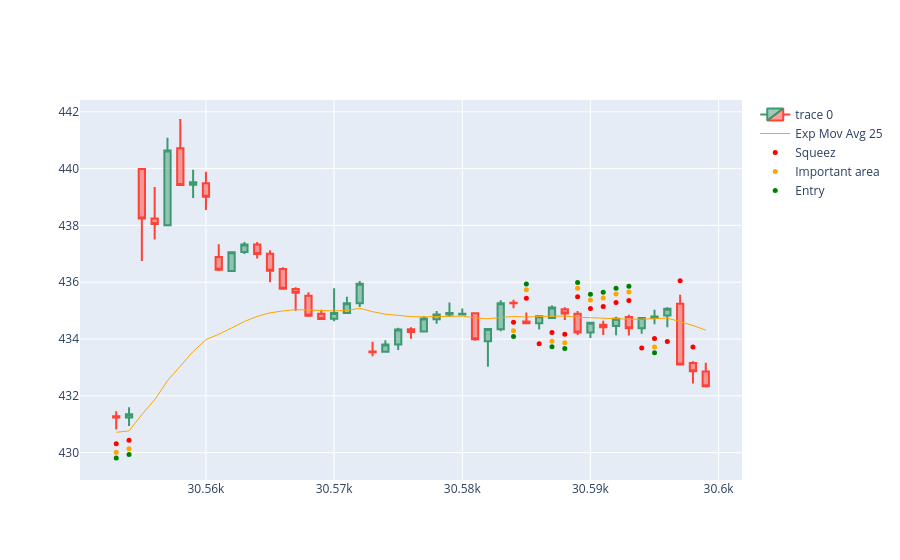

Notebook source saved alongside this figure:
### Code cell
import plotly.io as pio
import plotly.graph_objects as go  

dfpl = df[30553:30600]

fig = go.Figure(
    data=[
        go.Candlestick(
            x=dfpl.index,
            open=dfpl['Open'],
            high=dfpl['High'],
            low=dfpl['Low'],
            close=dfpl['Close']),
        go.Scatter(
            x=dfpl.index, 
            y=dfpl['ema25'],
            line=dict(color='orange', width=1), 
            name="Exp Mov Avg 25")
    ]
)

fig.add_scatter(x=dfpl.index, y=dfpl['squezzeArea'], mode="markers", marker=dict(size=5, color="red"), name="Squeez")
fig.add_scatter(x=dfpl.index, y=dfpl['squeezeCloseToEmaArea'], mode="markers", marker=dict(size=5, color="orange"), name="Important area")
fig.add_scatter(x=dfpl.index, y=dfpl['posibleBreakArea'], mode="markers", marker=dict(size=5, color="green"), name="Entry")

fig.update_layout(xaxis_rangeslider_visible=False)
fig.show()
